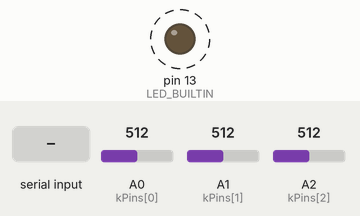
The sketch below on a simulated Arduino Uno, built with avr-gcc and run on an emulated ATmega328P. Shown: output pins drawn as LEDs (lit = HIGH). Dashed ring = blinking. Inputs (shaded band) come from the test bench; at power-on: A0 (kPins[0]) = 512, A1 (kPins[1]) = 512, A2 (kPins[2]) = 512. What the sketch prints to the serial monitor is not drawn.

Above: at 1.2 s.
1.3 s: A0 (kPins[0]) set to 716
5.4 s: A1 (kPins[1]) set to 716
8.5 s: A2 (kPins[2]) set to 306
12.6 s: "90 45\n" received over Serial
14.5 s: A0 (kPins[0]) set to 511
17.5 s: A2 (kPins[2]) set to 122
Timing chart, 0 to 20.5 s (numbered marks = the images above; inputs shaded):
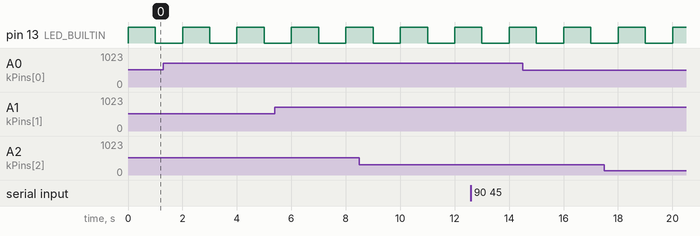

Measured:
- by itself, pin 13 (LED_BUILTIN): alternates HIGH for 1.0 s and LOW for 1.0 s

The sketch:

SensorLogger.ino
```cpp
// SensorLogger — reads a thermistor, a light sensor and an analog voltage,
// smooths them, and streams checksummed CSV records over Serial.
//
// Wiring (Arduino Uno, 5 V):
//   A0: 10k resistor from 5V to A0, 10k NTC thermistor from A0 to GND
//   A1: LDR from 5V to A1, 10k resistor from A1 to GND
//   A2: any 0–5 V signal (e.g. a potentiometer wiper)
//
// Open the Serial Monitor at 115200 baud, line ending "Newline", and type
// HELP. All logic lives in src/ and is unit-tested on a PC; this file is only
// the glue between that core and the Arduino runtime.

#include "src/sensor_logger.h"

namespace {

// Adapts analogRead() to the core's AnalogSource interface.
class ArduinoAdc : public sl::AnalogSource {
public:
    uint16_t read(uint8_t channel) override {
        static const uint8_t kPins[] = {A0, A1, A2, A3, A4, A5};
        if (channel >= sizeof(kPins)) return 0;
        return static_cast<uint16_t>(analogRead(kPins[channel]));
    }
};

// Adapts Serial to the core's TextSink interface.
class SerialSink : public sl::TextSink {
public:
    void write(const char* text) override { Serial.print(text); }
};

ArduinoAdc adc;
SerialSink sink;
sl::SensorLogger logger(sl::defaultConfig(), adc, sink);

}  // namespace

void setup() {
    Serial.begin(115200);
    while (!Serial) {
        // Native-USB boards (Leonardo, Zero) need a moment to enumerate.
    }
    pinMode(LED_BUILTIN, OUTPUT);
    logger.begin();
}

void loop() {
    // Drain all pending command bytes without blocking.
    while (Serial.available() > 0) {
        logger.onByte(static_cast<char>(Serial.read()));
    }

    if (logger.tick(millis())) {
        // Blink on every record so you can see it is alive without a PC.
        digitalWrite(LED_BUILTIN, !digitalRead(LED_BUILTIN));
    }
}
```

command_parser.cpp
```cpp
#include "command_parser.h"

namespace sl {

namespace {

char upper(char c) { return (c >= 'a' && c <= 'z') ? static_cast<char>(c - 'a' + 'A') : c; }
bool isSpace(char c) { return c == ' ' || c == '\t'; }

// Case-insensitive match of `word` at the start of `s`, followed by end or space.
// On success, advances *s past the word.
bool matchWord(const char** s, const char* word) {
    const char* p = *s;
    while (*word) {
        if (upper(*p) != *word) return false;
        ++p;
        ++word;
    }
    if (*p != '\0' && !isSpace(*p)) return false;
    *s = p;
    return true;
}

void skipSpaces(const char** s) {
    while (isSpace(**s)) ++*s;
}

// Strict unsigned decimal parse; rejects empty input, signs, junk and overflow.
bool parseUint(const char* s, uint32_t* out) {
    if (*s == '\0') return false;
    uint32_t v = 0;
    while (*s >= '0' && *s <= '9') {
        uint32_t d = static_cast<uint32_t>(*s - '0');
        if (v > (UINT32_MAX - d) / 10) return false;
        v = v * 10 + d;
        ++s;
    }
    skipSpaces(&s);
    if (*s != '\0') return false;
    *out = v;
    return true;
}

}  // namespace

Command CommandParser::parseLine(const char* line) {
    Command cmd;
    const char* p = line;
    skipSpaces(&p);
    if (*p == '\0') return cmd;  // blank line: nothing to do

    auto noArgs = [&](CommandType t) {
        skipSpaces(&p);
        cmd.type = (*p == '\0') ? t : CommandType::Invalid;
        return cmd;
    };

    if (matchWord(&p, "START")) return noArgs(CommandType::Start);
    if (matchWord(&p, "STOP")) return noArgs(CommandType::Stop);
    if (matchWord(&p, "STATUS")) return noArgs(CommandType::Status);
    if (matchWord(&p, "HELP")) return noArgs(CommandType::Help);
    if (matchWord(&p, "RATE")) {
        skipSpaces(&p);
        uint32_t v = 0;
        if (parseUint(p, &v) && v >= kMinPeriodMs && v <= kMaxPeriodMs) {
            cmd.type = CommandType::Rate;
            cmd.arg = v;
        } else {
            cmd.type = CommandType::Invalid;
        }
        return cmd;
    }
    cmd.type = CommandType::Invalid;
    return cmd;
}

Command CommandParser::feed(char c) {
    if (c == '\n' || c == '\r') {
        Command cmd;
        if (overflow_) {
            cmd.type = CommandType::Invalid;  // report the dropped line once
        } else {
            buf_[len_] = '\0';
            cmd = parseLine(buf_);
        }
        len_ = 0;
        overflow_ = false;
        return cmd;
    }
    if (len_ + 1 < kCap) {
        buf_[len_++] = c;
    } else {
        overflow_ = true;  // keep swallowing until the newline
    }
    return Command{};
}

}  // namespace sl
```

command_parser.h
```cpp
// Line-oriented command parser fed one byte at a time from Serial.
//
// Commands (case-insensitive, terminated by \n or \r):
//   START            begin streaming records
//   STOP             pause streaming
//   RATE <ms>        set sample period (50..60000 ms)
//   STATUS           print current settings
//   HELP             list commands
//
// The parser never blocks and never allocates: bytes accumulate in a fixed
// buffer, and a line that overflows it is discarded up to the next newline.
#pragma once

#include <stddef.h>
#include <stdint.h>

namespace sl {

enum class CommandType : uint8_t {
    None,     // no complete line yet
    Start,
    Stop,
    Rate,
    Status,
    Help,
    Invalid,  // a line arrived but was not understood
};

struct Command {
    CommandType type = CommandType::None;
    uint32_t arg = 0;  // RATE period in ms
};

constexpr uint32_t kMinPeriodMs = 50;
constexpr uint32_t kMaxPeriodMs = 60000;

class CommandParser {
public:
    // Feeds one byte. Returns a Command whose type is None until a full line
    // has been received.
    Command feed(char c);

    // Parses a complete line (without terminator). Exposed for testing.
    static Command parseLine(const char* line);

private:
    static constexpr size_t kCap = 32;
    char buf_[kCap] = {};
    size_t len_ = 0;
    bool overflow_ = false;
};

}  // namespace sl
```

conversions.cpp
```cpp
#include "conversions.h"

#include <math.h>

namespace sl {

namespace {
constexpr float kKelvinOffset = 273.15f;

int32_t fullScale(uint8_t bits) { return (int32_t(1) << bits) - 1; }
}  // namespace

int32_t adcToMillivolts(uint16_t raw, int32_t vrefMv, uint8_t bits) {
    int32_t max = fullScale(bits);
    if (raw > max) raw = static_cast<uint16_t>(max);
    // Multiply before dividing to keep precision; add half the divisor to round.
    return (static_cast<int32_t>(raw) * vrefMv + max / 2) / max;
}

float thermistorOhms(uint16_t raw, uint8_t bits, const Thermistor& t) {
    int32_t max = fullScale(bits);
    if (raw == 0 || raw >= max) return -1.0f;  // shorted or open circuit
    // Divider: V = Vcc * Rt / (Rs + Rt)  =>  Rt = Rs * raw / (max - raw)
    return t.seriesOhms * static_cast<float>(raw) / static_cast<float>(max - raw);
}

int32_t thermistorCentiC(uint16_t raw, uint8_t bits, const Thermistor& t) {
    float r = thermistorOhms(raw, bits, t);
    if (r <= 0.0f) return kInvalidReading;
    float invT = 1.0f / (t.nominalC + kKelvinOffset) + logf(r / t.nominalOhms) / t.beta;
    float celsius = 1.0f / invT - kKelvinOffset;
    // Round to the nearest hundredth.
    float centi = celsius * 100.0f;
    return static_cast<int32_t>(centi >= 0 ? centi + 0.5f : centi - 0.5f);
}

int32_t lightPermille(uint16_t raw, uint8_t bits) {
    int32_t max = fullScale(bits);
    if (raw > max) raw = static_cast<uint16_t>(max);
    return (static_cast<int32_t>(raw) * 1000 + max / 2) / max;
}

}  // namespace sl
```

conversions.h
```cpp
// Converting raw ADC counts into physical units.
//
// Results are fixed-point integers (e.g. centi-degrees Celsius) so they can
// be filtered and printed without floating point formatting, which the AVR
// printf family does not support by default.
#pragma once

#include <stdint.h>

namespace sl {

// Raw ADC count -> millivolts at the pin. `bits` is the ADC resolution
// (10 on an Uno, 12 on many ARM boards).
int32_t adcToMillivolts(uint16_t raw, int32_t vrefMv, uint8_t bits);

// Parameters of an NTC thermistor wired as the low side of a divider:
//   Vcc --- [seriesOhms] ---+--- [thermistor] --- GND
//                           |
//                         ADC pin
struct Thermistor {
    float seriesOhms;   // fixed resistor, e.g. 10000
    float nominalOhms;  // thermistor resistance at nominalC, e.g. 10000
    float nominalC;     // usually 25
    float beta;         // B coefficient from the datasheet, e.g. 3950
};

// Thermistor resistance from the divider reading. Returns a negative value
// for readings at the rails (open or shorted sensor).
float thermistorOhms(uint16_t raw, uint8_t bits, const Thermistor& t);

// Temperature in hundredths of a degree Celsius using the Beta equation:
//   1/T = 1/T0 + ln(R/R0)/B   (T in kelvin)
// Returns kInvalidReading if the sensor looks disconnected.
int32_t thermistorCentiC(uint16_t raw, uint8_t bits, const Thermistor& t);

// Light level in per-mille (0..1000) of full scale. With an LDR on the high
// side of the divider, brighter light -> lower LDR resistance -> higher count.
int32_t lightPermille(uint16_t raw, uint8_t bits);

constexpr int32_t kInvalidReading = INT32_MIN;

}  // namespace sl
```

filters.h
```cpp
// Integer-only smoothing filters for noisy ADC readings.
//
// AVR chips have no FPU, so filters work on int32_t and avoid division in
// the hot path where possible.
#pragma once

#include <stdint.h>

#include "ring_buffer.h"

namespace sl {

// Simple moving average over the last N samples, O(1) per update thanks to a
// running sum: add the new sample, subtract the one that fell out of the
// window.
template <size_t N>
class MovingAverage {
public:
    int32_t update(int32_t sample) {
        int32_t evicted = 0;
        if (window_.push(sample, &evicted)) sum_ -= evicted;
        sum_ += sample;
        return value();
    }

    // Rounded mean of the samples currently in the window (0 when empty).
    int32_t value() const {
        int32_t n = static_cast<int32_t>(window_.size());
        if (n == 0) return 0;
        // Round half away from zero so negative temperatures behave too.
        return sum_ >= 0 ? (sum_ + n / 2) / n : (sum_ - n / 2) / n;
    }

    bool warmedUp() const { return window_.full(); }
    size_t count() const { return window_.size(); }
    void reset() {
        window_.clear();
        sum_ = 0;
    }

private:
    RingBuffer<int32_t, N> window_;
    int32_t sum_ = 0;
};

// Exponential moving average: y += alpha * (x - y), with alpha expressed as
// alphaQ8 / 256. The state is kept with 8 extra fractional bits so small
// steps are not lost to integer truncation.
class EmaFilter {
public:
    explicit EmaFilter(uint8_t alphaQ8 = 64) : alpha_(alphaQ8) {}

    int32_t update(int32_t sample) {
        int32_t scaled = sample * 256;
        if (!primed_) {
            state_ = scaled;  // first sample seeds the filter: no slow ramp from 0
            primed_ = true;
        } else {
            state_ += ((scaled - state_) * alpha_) / 256;
        }
        return value();
    }

    int32_t value() const {
        return state_ >= 0 ? (state_ + 128) / 256 : (state_ - 128) / 256;
    }

    void reset() { primed_ = false; state_ = 0; }

private:
    int32_t state_ = 0;  // Q8 fixed point
    uint8_t alpha_;
    bool primed_ = false;
};

}  // namespace sl
```

format.cpp
```cpp
#include "format.h"

namespace sl {

size_t formatUnsigned(char* out, size_t cap, uint32_t value) {
    if (cap == 0) return 0;
    char tmp[10];  // uint32 max is 10 digits
    size_t n = 0;
    do {
        tmp[n++] = static_cast<char>('0' + value % 10);
        value /= 10;
    } while (value != 0);
    if (n + 1 > cap) {
        out[0] = '\0';
        return 0;
    }
    for (size_t i = 0; i < n; ++i) out[i] = tmp[n - 1 - i];  // digits were reversed
    out[n] = '\0';
    return n;
}

size_t formatFixed(char* out, size_t cap, int32_t value, uint8_t decimals) {
    if (cap == 0) return 0;
    // Work in uint32 so INT32_MIN negates safely.
    bool negative = value < 0;
    uint32_t mag = negative ? 0u - static_cast<uint32_t>(value) : static_cast<uint32_t>(value);

    uint32_t scale = 1;
    for (uint8_t i = 0; i < decimals; ++i) scale *= 10;
    uint32_t whole = mag / scale;
    uint32_t frac = mag % scale;

    char buf[24];
    size_t n = 0;
    if (negative) buf[n++] = '-';
    n += formatUnsigned(buf + n, sizeof(buf) - n, whole);
    if (decimals > 0) {
        buf[n++] = '.';
        // Zero-pad the fraction: 5 with 2 decimals is ".05", not ".5".
        for (int i = decimals - 1; i >= 0; --i) {
            uint32_t div = 1;
            for (int k = 0; k < i; ++k) div *= 10;
            buf[n++] = static_cast<char>('0' + (frac / div) % 10);
        }
    }
    if (n + 1 > cap) {
        out[0] = '\0';
        return 0;
    }
    for (size_t i = 0; i < n; ++i) out[i] = buf[i];
    out[n] = '\0';
    return n;
}

uint8_t crc8(const uint8_t* data, size_t len, uint8_t crc) {
    // Bitwise implementation: 8 shift/xor steps per byte. A 256-entry lookup
    // table would be faster but costs 256 bytes of flash; at serial speeds the
    // bitwise loop is never the bottleneck.
    for (size_t i = 0; i < len; ++i) {
        crc ^= data[i];
        for (uint8_t bit = 0; bit < 8; ++bit) {
            crc = (crc & 0x80) ? static_cast<uint8_t>((crc << 1) ^ 0x07)
                               : static_cast<uint8_t>(crc << 1);
        }
    }
    return crc;
}

void hexByte(uint8_t b, char out[2]) {
    static const char kDigits[] = "0123456789ABCDEF";
    out[0] = kDigits[b >> 4];
    out[1] = kDigits[b & 0x0F];
}

}  // namespace sl
```

format.h
```cpp
// Small, allocation-free text helpers: fixed-point formatting and CRC-8.
#pragma once

#include <stddef.h>
#include <stdint.h>

namespace sl {

// Writes `value / 10^decimals` as decimal text, e.g. (2345, 2) -> "23.45",
// (-5, 2) -> "-0.05". Always NUL-terminates when cap > 0.
// Returns the number of characters written (excluding NUL), or 0 if the
// buffer was too small.
size_t formatFixed(char* out, size_t cap, int32_t value, uint8_t decimals);

// Same idea for unsigned integers (no decimal point).
size_t formatUnsigned(char* out, size_t cap, uint32_t value);

// CRC-8/SMBUS: polynomial x^8 + x^2 + x + 1 (0x07), init 0, no reflection.
// Check value for "123456789" is 0xF4.
uint8_t crc8(const uint8_t* data, size_t len, uint8_t crc = 0);

// Two upper-case hex digits for a byte.
void hexByte(uint8_t b, char out[2]);

}  // namespace sl
```

periodic_timer.h
```cpp
// Non-blocking periodic timer driven by millis().
//
// millis() is a uint32_t that wraps to 0 after ~49.7 days. Comparing
// `now >= next` breaks at the wrap; comparing the *elapsed* time
// `now - last >= period` with unsigned arithmetic stays correct across it,
// because unsigned subtraction is modulo 2^32.
#pragma once

#include <stdint.h>

namespace sl {

class PeriodicTimer {
public:
    explicit PeriodicTimer(uint32_t periodMs) : period_(periodMs) {}

    // Returns true at most once per period. Advances by whole periods so the
    // schedule does not drift when loop() runs late, but if we fell more than
    // one period behind it resyncs to `now` rather than firing a burst.
    bool due(uint32_t now) {
        if (!started_) {
            started_ = true;
            last_ = now;
            return true;  // fire immediately on the first call
        }
        uint32_t elapsed = now - last_;
        if (elapsed < period_) return false;
        last_ = (elapsed < 2 * period_) ? last_ + period_ : now;
        return true;
    }

    void setPeriod(uint32_t periodMs) { period_ = periodMs; }
    uint32_t period() const { return period_; }
    void restart() { started_ = false; }

private:
    uint32_t period_;
    uint32_t last_ = 0;
    bool started_ = false;
};

}  // namespace sl
```

record.cpp
```cpp
#include "record.h"

#include "conversions.h"
#include "format.h"

namespace sl {

namespace {

// Appends text at out[*pos], tracking overflow instead of writing past cap.
class LineBuilder {
public:
    LineBuilder(char* out, size_t cap) : out_(out), cap_(cap) {}

    void put(char c) {
        if (pos_ + 1 < cap_) out_[pos_++] = c;
        else ok_ = false;
    }
    void put(const char* s) {
        while (*s) put(*s++);
    }
    void fixed(int32_t v, uint8_t decimals) {
        char tmp[16];
        formatFixed(tmp, sizeof(tmp), v, decimals);
        put(tmp);
    }
    void unsignedNum(uint32_t v) {
        char tmp[12];
        formatUnsigned(tmp, sizeof(tmp), v);
        put(tmp);
    }

    size_t pos() const { return pos_; }
    bool ok() const { return ok_; }
    void terminate() {
        if (cap_ > 0) out_[pos_ < cap_ ? pos_ : cap_ - 1] = '\0';
    }

private:
    char* out_;
    size_t cap_;
    size_t pos_ = 0;
    bool ok_ = true;
};

}  // namespace

size_t formatRecord(const Record& r, char* out, size_t cap) {
    if (cap == 0) return 0;
    LineBuilder b(out, cap);
    b.put('$');
    b.unsignedNum(r.seq);
    b.put(',');
    b.unsignedNum(r.ms);
    b.put(',');
    if (r.tempCentiC == kInvalidReading) b.put("NaN");  // sensor unplugged
    else b.fixed(r.tempCentiC, 2);
    b.put(',');
    b.fixed(r.lightPermille, 1);  // per-mille with one decimal = percent
    b.put(',');
    b.fixed(r.supplyMv, 0);

    // Checksum covers the payload between '$' and '*'.
    size_t payloadEnd = b.pos();
    uint8_t crc = crc8(reinterpret_cast<const uint8_t*>(out + 1), payloadEnd - 1);
    char hex[3] = {0, 0, 0};
    hexByte(crc, hex);
    b.put('*');
    b.put(hex);
    b.put("\r\n");
    b.terminate();
    if (!b.ok()) {
        out[0] = '\0';
        return 0;
    }
    return b.pos();
}

const char* recordHeader() { return "# seq,ms,temp_c,light_pct,analog_mv"; }

}  // namespace sl
```

Source omitted: record.h (1249 bytes), ring_buffer.h (1664 bytes), sensor_logger.cpp (3180 bytes), sensor_logger.h (2129 bytes)
